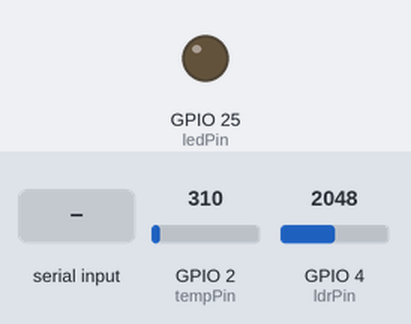
The sketch below on a simulated ESP32. Parts: output pins drawn as LEDs (lit = HIGH). Inputs (shaded band) come from the test bench; at power-on: GPIO 2 (tempPin) = 310, GPIO 4 (ldrPin) = 2048. What the sketch prints to the serial monitor is not drawn.

Above: at 2.2 s.
2.3 s: GPIO 2 (tempPin) set to 342
At 3.3 s:
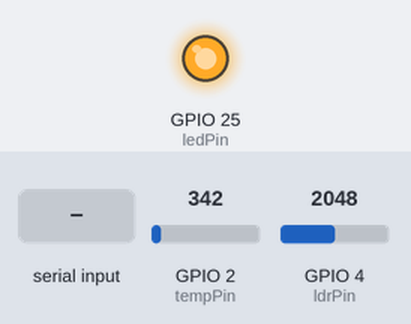
8.3 s: "led_off\n" received over Serial
11.3 s: GPIO 2 (tempPin) set to 186
At 12.5 s:
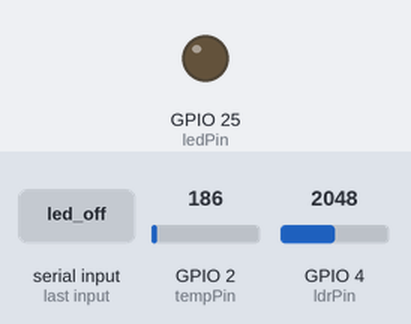
12.8 s: GPIO 2 (tempPin) set to 372
At 13.7 s:
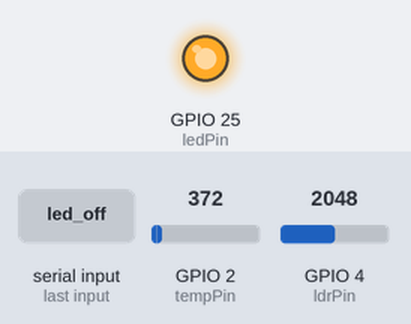
Timing chart, 0 to 15.3 s (numbered marks = the images above; inputs shaded):
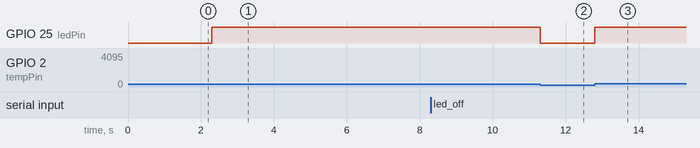

Measured:
- the behaviour switches between 310 and 311 on GPIO 2 (tempPin) (found by bisection; images 0 and 1)
- after the input at 2.3 s, GPIO 25 (ledPin): LOW → HIGH at once
- after the input at 11.3 s, GPIO 25 (ledPin): HIGH → LOW at once
- after the input at 12.8 s, GPIO 25 (ledPin): LOW → HIGH at once

The sketch:

main.ino
```cpp
const int tempPin = 2;
const int ldrPin  = 4;
const int ledPin  = 25;

float temperatura = 0.0;
int valorTemp     = 0;
int valorLDR      = 0;

unsigned long lastPrint = 0;
const unsigned long interval = 2000;

void setup() {
  pinMode(ledPin, OUTPUT);
  digitalWrite(ledPin, LOW);
  Serial.begin(115200);
  delay(1000);
  Serial.println("=== Sistema de monitoritzacio CPD llest ===");
  Serial.println("Ordres disponibles: STATUS / LED_OFF");
  Serial.println("==========================================");
}

void loop() {
  unsigned long currentMillis = millis();

  valorLDR = analogRead(ldrPin);
  valorTemp = analogRead(tempPin);
  float voltage = valorTemp * (3.3 / 4095.0);
  temperatura = voltage * 100.0;

  if (temperatura > 25.0) {
    digitalWrite(ledPin, HIGH);
    Serial.println("ALERTA: Sobreescalfament CPD!");
  } else {
    digitalWrite(ledPin, LOW);
  }

  if (valorLDR > 1000) {
    Serial.println("AVIS: Porta oberta o llum encesa");
  }

  if (currentMillis - lastPrint >= interval) {
    Serial.print("Temperatura: ");
    Serial.print(temperatura);
    Serial.print(" C  |  Llum: ");
    Serial.println(valorLDR);
    lastPrint = currentMillis;
  }

  if (Serial.available()) {
    String linea = Serial.readStringUntil('\n');
    linea.trim();
    linea.toLowerCase();

    if (linea == "status") {
      Serial.println("--- STATUS ---");
      Serial.print("Temperatura: ");
      Serial.print(temperatura);
      Serial.println(" C");
      Serial.print("Lluminositat: ");
      Serial.println(valorLDR);
      Serial.println("--------------");
    } else if (linea == "led_off") {
      if (digitalRead(ledPin) == HIGH) {
        digitalWrite(ledPin, LOW);
        Serial.println("LED apagat manualment");
      } else {
        Serial.println("El LED ja estava apagat");
      }
    } else {
      Serial.println("Error: ordre desconeguda.");
    }
  }
}
```
